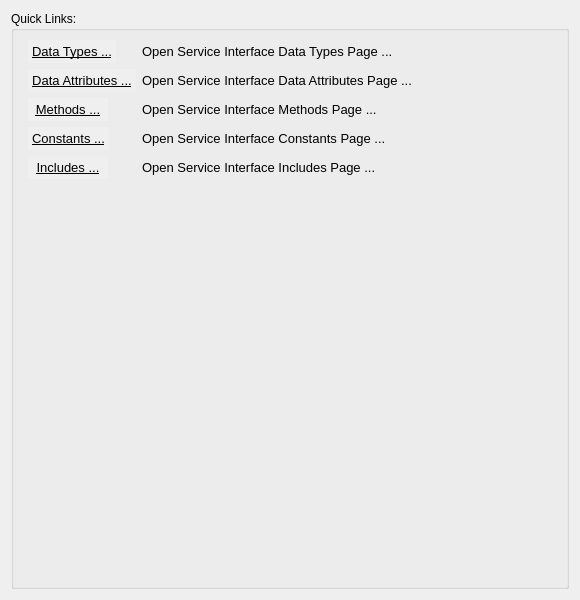
<?xml version="1.0" encoding="UTF-8"?>
<ui version="4.0">
 <class>SIOverviewLinks</class>
 <widget class="QWidget" name="SIOverviewLinks">
  <property name="geometry">
   <rect>
    <x>0</x>
    <y>0</y>
    <width>580</width>
    <height>600</height>
   </rect>
  </property>
  <property name="windowTitle">
   <string>Form</string>
  </property>
  <layout class="QVBoxLayout" name="verticalLayout_3">
   <item>
    <widget class="QGroupBox" name="groupBoxDetails">
     <property name="title">
      <string>Quick Links:</string>
     </property>
     <layout class="QVBoxLayout" name="verticalLayout_2">
      <item>
       <layout class="QFormLayout" name="formLayout">
        <property name="sizeConstraint">
         <enum>QLayout::SizeConstraint::SetNoConstraint</enum>
        </property>
        <property name="rowWrapPolicy">
         <enum>QFormLayout::RowWrapPolicy::DontWrapRows</enum>
        </property>
        <property name="labelAlignment">
         <set>Qt::AlignmentFlag::AlignLeading|Qt::AlignmentFlag::AlignLeft|Qt::AlignmentFlag::AlignTop</set>
        </property>
        <property name="leftMargin">
         <number>5</number>
        </property>
        <property name="rightMargin">
         <number>5</number>
        </property>
        <item row="0" column="0">
         <widget class="QPushButton" name="linkDataTypes">
          <property name="enabled">
           <bool>true</bool>
          </property>
          <property name="font">
           <font>
            <pointsize>10</pointsize>
            <underline>true</underline>
            <stylestrategy>PreferDefault</stylestrategy>
            <fontweight>DemiBold</fontweight>
           </font>
          </property>
          <property name="cursor">
           <cursorShape>PointingHandCursor</cursorShape>
          </property>
          <property name="mouseTracking">
           <bool>true</bool>
          </property>
          <property name="layoutDirection">
           <enum>Qt::LayoutDirection::LeftToRight</enum>
          </property>
          <property name="autoFillBackground">
           <bool>true</bool>
          </property>
          <property name="styleSheet">
           <string notr="true">body {color: blue;}</string>
          </property>
          <property name="text">
           <string>Data Types ...</string>
          </property>
          <property name="flat">
           <bool>true</bool>
          </property>
         </widget>
        </item>
        <item row="0" column="1">
         <widget class="QLabel" name="label">
          <property name="font">
           <font>
            <pointsize>10</pointsize>
           </font>
          </property>
          <property name="text">
           <string>Open Service Interface Data Types Page ...</string>
          </property>
         </widget>
        </item>
        <item row="1" column="0">
         <widget class="QPushButton" name="linkAttributes">
          <property name="enabled">
           <bool>true</bool>
          </property>
          <property name="font">
           <font>
            <pointsize>10</pointsize>
            <underline>true</underline>
            <stylestrategy>PreferDefault</stylestrategy>
            <fontweight>DemiBold</fontweight>
           </font>
          </property>
          <property name="cursor">
           <cursorShape>PointingHandCursor</cursorShape>
          </property>
          <property name="mouseTracking">
           <bool>true</bool>
          </property>
          <property name="layoutDirection">
           <enum>Qt::LayoutDirection::LeftToRight</enum>
          </property>
          <property name="autoFillBackground">
           <bool>true</bool>
          </property>
          <property name="styleSheet">
           <string notr="true">body {color: blue;}</string>
          </property>
          <property name="text">
           <string>Data Attributes ...</string>
          </property>
          <property name="flat">
           <bool>true</bool>
          </property>
         </widget>
        </item>
        <item row="1" column="1">
         <widget class="QLabel" name="label_2">
          <property name="font">
           <font>
            <pointsize>10</pointsize>
           </font>
          </property>
          <property name="text">
           <string>Open Service Interface Data Attributes Page ...</string>
          </property>
         </widget>
        </item>
        <item row="2" column="0">
         <widget class="QPushButton" name="linkMethods">
          <property name="enabled">
           <bool>true</bool>
          </property>
          <property name="font">
           <font>
            <pointsize>10</pointsize>
            <underline>true</underline>
            <stylestrategy>PreferDefault</stylestrategy>
            <fontweight>DemiBold</fontweight>
           </font>
          </property>
          <property name="cursor">
           <cursorShape>PointingHandCursor</cursorShape>
          </property>
          <property name="mouseTracking">
           <bool>true</bool>
          </property>
          <property name="layoutDirection">
           <enum>Qt::LayoutDirection::LeftToRight</enum>
          </property>
          <property name="autoFillBackground">
           <bool>true</bool>
          </property>
          <property name="styleSheet">
           <string notr="true">body {color: blue;}</string>
          </property>
          <property name="text">
           <string>Methods ...</string>
          </property>
          <property name="flat">
           <bool>true</bool>
          </property>
         </widget>
        </item>
        <item row="2" column="1">
         <widget class="QLabel" name="label_3">
          <property name="font">
           <font>
            <pointsize>10</pointsize>
           </font>
          </property>
          <property name="text">
           <string>Open Service Interface Methods Page ...</string>
          </property>
         </widget>
        </item>
        <item row="3" column="0">
         <widget class="QPushButton" name="linkConstants">
          <property name="enabled">
           <bool>true</bool>
          </property>
          <property name="font">
           <font>
            <pointsize>10</pointsize>
            <underline>true</underline>
            <stylestrategy>PreferDefault</stylestrategy>
            <fontweight>DemiBold</fontweight>
           </font>
          </property>
          <property name="cursor">
           <cursorShape>PointingHandCursor</cursorShape>
          </property>
          <property name="mouseTracking">
           <bool>true</bool>
          </property>
          <property name="layoutDirection">
           <enum>Qt::LayoutDirection::LeftToRight</enum>
          </property>
          <property name="autoFillBackground">
           <bool>true</bool>
          </property>
          <property name="styleSheet">
           <string notr="true">body {color: blue;}</string>
          </property>
          <property name="text">
           <string>Constants ...</string>
          </property>
          <property name="flat">
           <bool>true</bool>
          </property>
         </widget>
        </item>
        <item row="3" column="1">
         <widget class="QLabel" name="label_4">
          <property name="font">
           <font>
            <pointsize>10</pointsize>
           </font>
          </property>
          <property name="text">
           <string>Open Service Interface Constants Page ...</string>
          </property>
         </widget>
        </item>
        <item row="4" column="0">
         <widget class="QPushButton" name="linkIncludes">
          <property name="enabled">
           <bool>true</bool>
          </property>
          <property name="font">
           <font>
            <pointsize>10</pointsize>
            <underline>true</underline>
            <stylestrategy>PreferDefault</stylestrategy>
            <fontweight>DemiBold</fontweight>
           </font>
          </property>
          <property name="cursor">
           <cursorShape>PointingHandCursor</cursorShape>
          </property>
          <property name="mouseTracking">
           <bool>true</bool>
          </property>
          <property name="layoutDirection">
           <enum>Qt::LayoutDirection::LeftToRight</enum>
          </property>
          <property name="autoFillBackground">
           <bool>true</bool>
          </property>
          <property name="styleSheet">
           <string notr="true">body {color: blue;}</string>
          </property>
          <property name="text">
           <string>Includes ...</string>
          </property>
          <property name="flat">
           <bool>true</bool>
          </property>
         </widget>
        </item>
        <item row="4" column="1">
         <widget class="QLabel" name="label_5">
          <property name="font">
           <font>
            <pointsize>10</pointsize>
           </font>
          </property>
          <property name="mouseTracking">
           <bool>true</bool>
          </property>
          <property name="text">
           <string>Open Service Interface Includes Page ...</string>
          </property>
         </widget>
        </item>
       </layout>
      </item>
     </layout>
    </widget>
   </item>
  </layout>
 </widget>
 <resources/>
 <connections/>
</ui>
